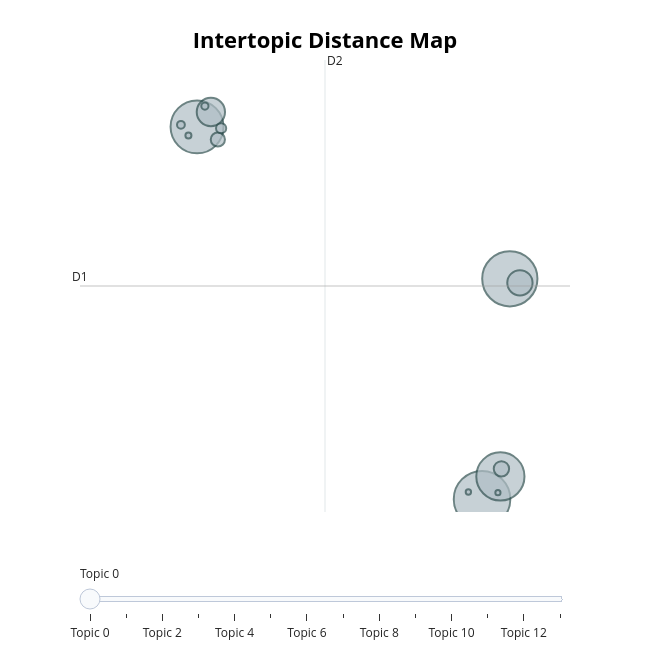
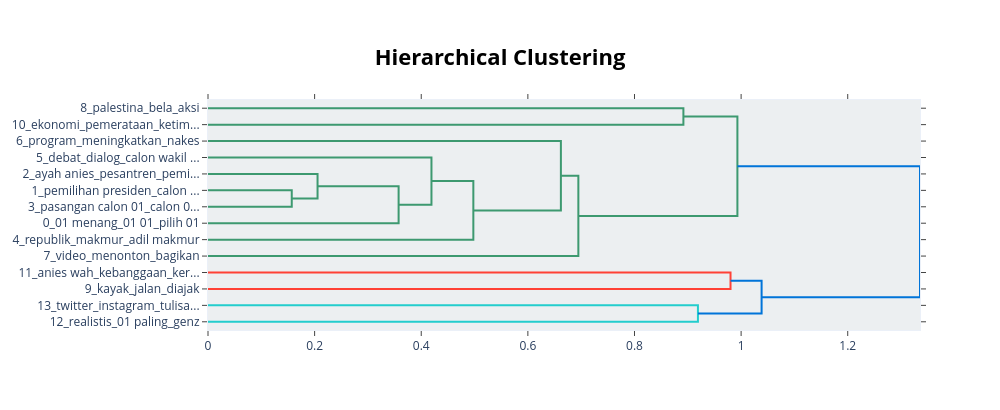
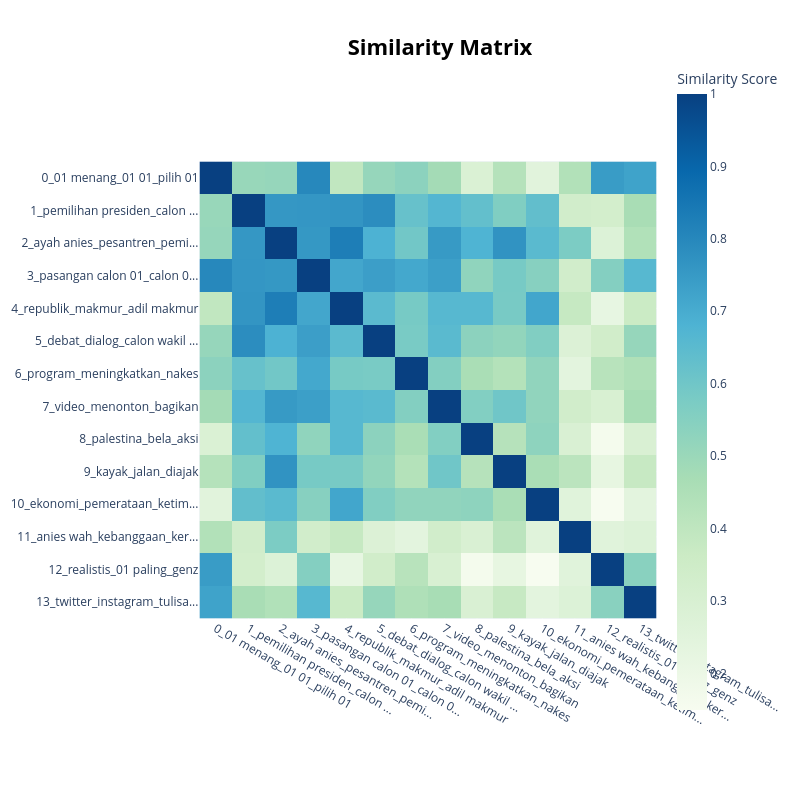

Notebook code for these charts, in order:
### Code cell
df_positive = df_01[df_01['predicted_label'] == 'POSITIVE']
run_topic_modeling(df_positive, group_name='POSITIVE')

### Figure 1 — Plotly figure (JSON) as saved in the notebook; plotly's stock layout.template omitted (floating-point values rounded to 4 significant figures)
{"data": [{"customdata": [[0, "01 menang | 01 01 | pilih 01 | pintar | pendukung 01", 1664], [1, "pemilihan presiden | calon presiden | presiden | pemilihan | wakil", 1587], [2, "ayah anies | pesantren | pemimpin | mas anies | lucu", 1459], [3, "pasangan calon 01 | calon 01 | pendukung 01 | memilih | lebih baik", 1207], [4, "republik | makmur | adil makmur | adil makmur semua | makmur semua", 416], [5, "debat | dialog | calon wakil presiden | calon wakil | wakil presiden", 333], [6, "program | meningkatkan | nakes | kerja | profesional rakyat", 123], [7, "video | menonton | bagikan | sampai | bikin", 105], [8, "palestina | bela | aksi | kemerdekaan | orasi", 54], [9, "kayak | jalan | diajak | tingginya | bocah cilik", 32], [10, "ekonomi | pemerataan | ketimpangan | mewujudkan | pengusaha", 27], [11, "anies wah | kebanggaan | keren anies | anies anies anies | indah", 19], [12, "realistis | 01 paling | genz | aku dukung 01 | pendukung 01 paling", 15], [13, "twitter | instagram | tulisannya | jadi 01 | paling keren", 14]], "hovertemplate": "<b>Topic %{customdata[0]}</b><br>%{customdata[1]}<br>Size: %{customdata[2]}", "legendgroup": "", "marker": {"color": "#B0BEC5", "line": {"color": "DarkSlateGrey", "width": 2}, "size": [1664, 1587, 1459, 1207, 416, 333, 123, 105, 54, 32, 27, 19, 15, 14], "sizemode": "area", "sizeref": 1.04, "symbol": "circle"}, "mode": "markers", "name": "", "orientation": "v", "showlegend": false, "type": "scatter", "x": [-8.483, -7.849, -14.99, -8.065, -14.67, -7.619, -8.041, -14.51, -14.44, -15.35, -14.81, -15.18, -8.795, -8.121], "xaxis": "x", "y": [-4.603, 7.251, 15.42, -3.381, 16.22, 7.034, -2.971, 14.74, 15.35, 15.53, 16.54, 14.96, -4.218, -4.252], "yaxis": "y"}], "layout": {"annotations": [{"showarrow": false, "text": "D1", "x": -17.66, "y": 6.863, "yshift": 10}, {"showarrow": false, "text": "D2", "x": -12.07, "xshift": 10, "y": 19.02}], "height": 650, "hoverlabel": {"bgcolor": "white", "font": {"family": "Rockwell", "size": 16}}, "legend": {"itemsizing": "constant", "tracegroupgap": 0}, "margin": {"t": 60}, "shapes": [{"line": {"color": "#CFD8DC", "width": 2}, "type": "line", "x0": -12.07, "x1": -12.07, "y0": -5.294, "y1": 19.02}, {"line": {"color": "#9E9E9E", "width": 2}, "type": "line", "x0": -17.66, "x1": -6.476, "y0": 6.863, "y1": 6.863}], "sliders": [{"active": 0, "pad": {"t": 50}, "steps": [{"args": [{"marker.color": [["red", "#B0BEC5", "#B0BEC5", "#B0BEC5", "#B0BEC5", "#B0BEC5", "#B0BEC5", "#B0BEC5", "#B0BEC5", "#B0BEC5", "#B0BEC5", "#B0BEC5", "#B0BEC5", "#B0BEC5"]]}], "label": "Topic 0", "method": "update"}, {"args": [{"marker.color": [["#B0BEC5", "red", "#B0BEC5", "#B0BEC5", "#B0BEC5", "#B0BEC5", "#B0BEC5", "#B0BEC5", "#B0BEC5", "#B0BEC5", "#B0BEC5", "#B0BEC5", "#B0BEC5", "#B0BEC5"]]}], "label": "Topic 1", "method": "update"}, {"args": [{"marker.color": [["#B0BEC5", "#B0BEC5", "red", "#B0BEC5", "#B0BEC5", "#B0BEC5", "#B0BEC5", "#B0BEC5", "#B0BEC5", "#B0BEC5", "#B0BEC5", "#B0BEC5", "#B0BEC5", "#B0BEC5"]]}], "label": "Topic 2", "method": "update"}, {"args": [{"marker.color": [["#B0BEC5", "#B0BEC5", "#B0BEC5", "red", "#B0BEC5", "#B0BEC5", "#B0BEC5", "#B0BEC5", "#B0BEC5", "#B0BEC5", "#B0BEC5", "#B0BEC5", "#B0BEC5", "#B0BEC5"]]}], "label": "Topic 3", "method": "update"}, {"args": [{"marker.color": [["#B0BEC5", "#B0BEC5", "#B0BEC5", "#B0BEC5", "red", "#B0BEC5", "#B0BEC5", "#B0BEC5", "#B0BEC5", "#B0BEC5", "#B0BEC5", "#B0BEC5", "#B0BEC5", "#B0BEC5"]]}], "label": "Topic 4", "method": "update"}, {"args": [{"marker.color": [["#B0BEC5", "#B0BEC5", "#B0BEC5", "#B0BEC5", "#B0BEC5", "red", "#B0BEC5", "#B0BEC5", "#B0BEC5", "#B0BEC5", "#B0BEC5", "#B0BEC5", "#B0BEC5", "#B0BEC5"]]}], "label": "Topic 5", "method": "update"}, {"args": [{"marker.color": [["#B0BEC5", "#B0BEC5", "#B0BEC5", "#B0BEC5", "#B0BEC5", "#B0BEC5", "red", "#B0BEC5", "#B0BEC5", "#B0BEC5", "#B0BEC5", "#B0BEC5", "#B0BEC5", "#B0BEC5"]]}], "label": "Topic 6", "method": "update"}, {"args": [{"marker.color": [["#B0BEC5", "#B0BEC5", "#B0BEC5", "#B0BEC5", "#B0BEC5", "#B0BEC5", "#B0BEC5", "red", "#B0BEC5", "#B0BEC5", "#B0BEC5", "#B0BEC5", "#B0BEC5", "#B0BEC5"]]}], "label": "Topic 7", "method": "update"}, {"args": [{"marker.color": [["#B0BEC5", "#B0BEC5", "#B0BEC5", "#B0BEC5", "#B0BEC5", "#B0BEC5", "#B0BEC5", "#B0BEC5", "red", "#B0BEC5", "#B0BEC5", "#B0BEC5", "#B0BEC5", "#B0BEC5"]]}], "label": "Topic 8", "method": "update"}, {"args": [{"marker.color": [["#B0BEC5", "#B0BEC5", "#B0BEC5", "#B0BEC5", "#B0BEC5", "#B0BEC5", "#B0BEC5", "#B0BEC5", "#B0BEC5", "red", "#B0BEC5", "#B0BEC5", "#B0BEC5", "#B0BEC5"]]}], "label": "Topic 9", "method": "update"}, {"args": [{"marker.color": [["#B0BEC5", "#B0BEC5", "#B0BEC5", "#B0BEC5", "#B0BEC5", "#B0BEC5", "#B0BEC5", "#B0BEC5", "#B0BEC5", "#B0BEC5", "red", "#B0BEC5", "#B0BEC5", "#B0BEC5"]]}], "label": "Topic 10", "method": "update"}, {"args": [{"marker.color": [["#B0BEC5", "#B0BEC5", "#B0BEC5", "#B0BEC5", "#B0BEC5", "#B0BEC5", "#B0BEC5", "#B0BEC5", "#B0BEC5", "#B0BEC5", "#B0BEC5", "red", "#B0BEC5", "#B0BEC5"]]}], "label": "Topic 11", "method": "update"}, {"args": [{"marker.color": [["#B0BEC5", "#B0BEC5", "#B0BEC5", "#B0BEC5", "#B0BEC5", "#B0BEC5", "#B0BEC5", "#B0BEC5", "#B0BEC5", "#B0BEC5", "#B0BEC5", "#B0BEC5", "red", "#B0BEC5"]]}], "label": "Topic 12", "method": "update"}, {"args": [{"marker.color": [["#B0BEC5", "#B0BEC5", "#B0BEC5", "#B0BEC5", "#B0BEC5", "#B0BEC5", "#B0BEC5", "#B0BEC5", "#B0BEC5", "#B0BEC5", "#B0BEC5", "#B0BEC5", "#B0BEC5", "red"]]}], "label": "Topic 13", "method": "update"}]}], "title": {"font": {"color": "Black", "size": 22}, "text": "<b>Intertopic Distance Map</b>", "x": 0.5, "xanchor": "center", "y": 0.95, "yanchor": "top"}, "width": 650, "xaxis": {"anchor": "y", "domain": [0, 1], "range": [-17.66, -6.476], "title": {"text": ""}, "visible": false}, "yaxis": {"anchor": "x", "domain": [0, 1], "range": [-5.294, 19.02], "title": {"text": ""}, "visible": false}}}

### Figure 2 — Plotly figure (JSON) as saved in the notebook; plotly's stock layout.template omitted (floating-point values rounded to 4 significant figures)
{"data": [{"hoverinfo": "text", "marker": {"color": "rgb(61,153,112)"}, "mode": "lines", "type": "scatter", "x": [0.0, 0.8917, 0.8917, 0.0], "xaxis": "x", "y": [-5.0, -5.0, -15.0, -15.0], "yaxis": "y"}, {"hoverinfo": "text", "marker": {"color": "rgb(61,153,112)"}, "mode": "lines", "type": "scatter", "x": [0.0, 0.1571, 0.1571, 0.0], "xaxis": "x", "y": [-55.0, -55.0, -65.0, -65.0], "yaxis": "y"}, {"hoverinfo": "text", "marker": {"color": "rgb(61,153,112)"}, "mode": "lines", "type": "scatter", "x": [0.0, 0.2055, 0.2055, 0.1571], "xaxis": "x", "y": [-45.0, -45.0, -60.0, -60.0], "yaxis": "y"}, {"hoverinfo": "text", "marker": {"color": "rgb(61,153,112)"}, "mode": "lines", "type": "scatter", "x": [0.2055, 0.3575, 0.3575, 0.0], "xaxis": "x", "y": [-52.5, -52.5, -75.0, -75.0], "yaxis": "y"}, {"hoverinfo": "text", "marker": {"color": "rgb(61,153,112)"}, "mode": "lines", "type": "scatter", "x": [0.0, 0.4192, 0.4192, 0.3575], "xaxis": "x", "y": [-35.0, -35.0, -63.75, -63.75], "yaxis": "y"}, {"hoverinfo": "text", "marker": {"color": "rgb(61,153,112)"}, "mode": "lines", "type": "scatter", "x": [0.4192, 0.4977, 0.4977, 0.0], "xaxis": "x", "y": [-49.38, -49.38, -85.0, -85.0], "yaxis": "y"}, {"hoverinfo": "text", "marker": {"color": "rgb(61,153,112)"}, "mode": "lines", "type": "scatter", "x": [0.0, 0.6619, 0.6619, 0.4977], "xaxis": "x", "y": [-25.0, -25.0, -67.19, -67.19], "yaxis": "y"}, {"hoverinfo": "text", "marker": {"color": "rgb(61,153,112)"}, "mode": "lines", "type": "scatter", "x": [0.6619, 0.6947, 0.6947, 0.0], "xaxis": "x", "y": [-46.09, -46.09, -95.0, -95.0], "yaxis": "y"}, {"hoverinfo": "text", "marker": {"color": "rgb(61,153,112)"}, "mode": "lines", "type": "scatter", "x": [0.8917, 0.993, 0.993, 0.6947], "xaxis": "x", "y": [-10.0, -10.0, -70.55, -70.55], "yaxis": "y"}, {"hoverinfo": "text", "marker": {"color": "rgb(255,65,54)"}, "mode": "lines", "type": "scatter", "x": [0.0, 0.9801, 0.9801, 0.0], "xaxis": "x", "y": [-105.0, -105.0, -115.0, -115.0], "yaxis": "y"}, {"hoverinfo": "text", "marker": {"color": "rgb(35,205,205)"}, "mode": "lines", "type": "scatter", "x": [0.0, 0.919, 0.919, 0.0], "xaxis": "x", "y": [-125.0, -125.0, -135.0, -135.0], "yaxis": "y"}, {"hoverinfo": "text", "marker": {"color": "rgb(0,116,217)"}, "mode": "lines", "type": "scatter", "x": [0.9801, 1.038, 1.038, 0.919], "xaxis": "x", "y": [-110.0, -110.0, -130.0, -130.0], "yaxis": "y"}, {"hoverinfo": "text", "marker": {"color": "rgb(0,116,217)"}, "mode": "lines", "type": "scatter", "x": [0.993, 1.336, 1.336, 1.038], "xaxis": "x", "y": [-40.27, -40.27, -120.0, -120.0], "yaxis": "y"}], "layout": {"autosize": false, "height": 410, "hoverlabel": {"bgcolor": "white", "font": {"family": "Rockwell", "size": 16}}, "hovermode": "closest", "plot_bgcolor": "#ECEFF1", "showlegend": false, "title": {"font": {"color": "Black", "size": 22}, "text": "<b>Hierarchical Clustering</b>", "x": 0.5, "xanchor": "center", "yanchor": "top"}, "width": 1000, "xaxis": {"mirror": "allticks", "rangemode": "tozero", "showgrid": false, "showline": true, "showticklabels": true, "ticks": "outside", "type": "linear", "zeroline": false}, "yaxis": {"mirror": "allticks", "range": [-140, 0], "rangemode": "tozero", "showgrid": false, "showline": true, "showticklabels": true, "tickmode": "array", "ticks": "outside", "ticktext": ["8_palestina_bela_aksi", "10_ekonomi_pemerataan_ketim...", "6_program_meningkatkan_nakes", "5_debat_dialog_calon wakil ...", "2_ayah anies_pesantren_pemi...", "1_pemilihan presiden_calon ...", "3_pasangan calon 01_calon 0...", "0_01 menang_01 01_pilih 01", "4_republik_makmur_adil makmur", "7_video_menonton_bagikan", "11_anies wah_kebanggaan_ker...", "9_kayak_jalan_diajak", "13_twitter_instagram_tulisa...", "12_realistis_01 paling_genz"], "tickvals": [-5, -15, -25, -35, -45, -55, -65, -75, -85, -95, -105, -115, -125, -135], "type": "linear", "zeroline": false}}}

### Figure 3 — Plotly figure (JSON) as saved in the notebook; plotly's stock layout.template omitted (floating-point values rounded to 4 significant figures; data arrays with more than 128 entries replaced by an {"elided": "..."} marker saying what was removed)
{"data": [{"coloraxis": "coloraxis", "hovertemplate": "x: %{x}<br>y: %{y}<br>Similarity Score: %{z}<extra></extra>", "name": "0", "type": "heatmap", "x": ["0_01 menang_01 01_pilih 01", "1_pemilihan presiden_calon ...", "2_ayah anies_pesantren_pemi...", "3_pasangan calon 01_calon 0...", "4_republik_makmur_adil makmur", "5_debat_dialog_calon wakil ...", "6_program_meningkatkan_nakes", "7_video_menonton_bagikan", "8_palestina_bela_aksi", "9_kayak_jalan_diajak", "10_ekonomi_pemerataan_ketim...", "11_anies wah_kebanggaan_ker...", "12_realistis_01 paling_genz", "13_twitter_instagram_tulisa..."], "xaxis": "x", "y": ["0_01 menang_01 01_pilih 01", "1_pemilihan presiden_calon ...", "2_ayah anies_pesantren_pemi...", "3_pasangan calon 01_calon 0...", "4_republik_makmur_adil makmur", "5_debat_dialog_calon wakil ...", "6_program_meningkatkan_nakes", "7_video_menonton_bagikan", "8_palestina_bela_aksi", "9_kayak_jalan_diajak", "10_ekonomi_pemerataan_ketim...", "11_anies wah_kebanggaan_ker...", "12_realistis_01 paling_genz", "13_twitter_instagram_tulisa..."], "yaxis": "y", "z": {"elided": "14x14 float values"}}], "layout": {"coloraxis": {"colorbar": {"title": {"text": "Similarity Score"}}, "colorscale": [[0, "rgb(247,252,240)"], [0.125, "rgb(224,243,219)"], [0.25, "rgb(204,235,197)"], [0.375, "rgb(168,221,181)"], [0.5, "rgb(123,204,196)"], [0.625, "rgb(78,179,211)"], [0.75, "rgb(43,140,190)"], [0.875, "rgb(8,104,172)"], [1, "rgb(8,64,129)"]]}, "height": 800, "hoverlabel": {"bgcolor": "white", "font": {"family": "Rockwell", "size": 16}}, "legend": {"title": {"text": "Trend"}}, "margin": {"t": 60}, "showlegend": true, "title": {"font": {"color": "Black", "size": 22}, "text": "<b>Similarity Matrix</b>", "x": 0.55, "xanchor": "center", "y": 0.95, "yanchor": "top"}, "width": 800, "xaxis": {"anchor": "y", "constrain": "domain", "domain": [0, 1], "scaleanchor": "y"}, "yaxis": {"anchor": "x", "autorange": "reversed", "constrain": "domain", "domain": [0, 1]}}}
